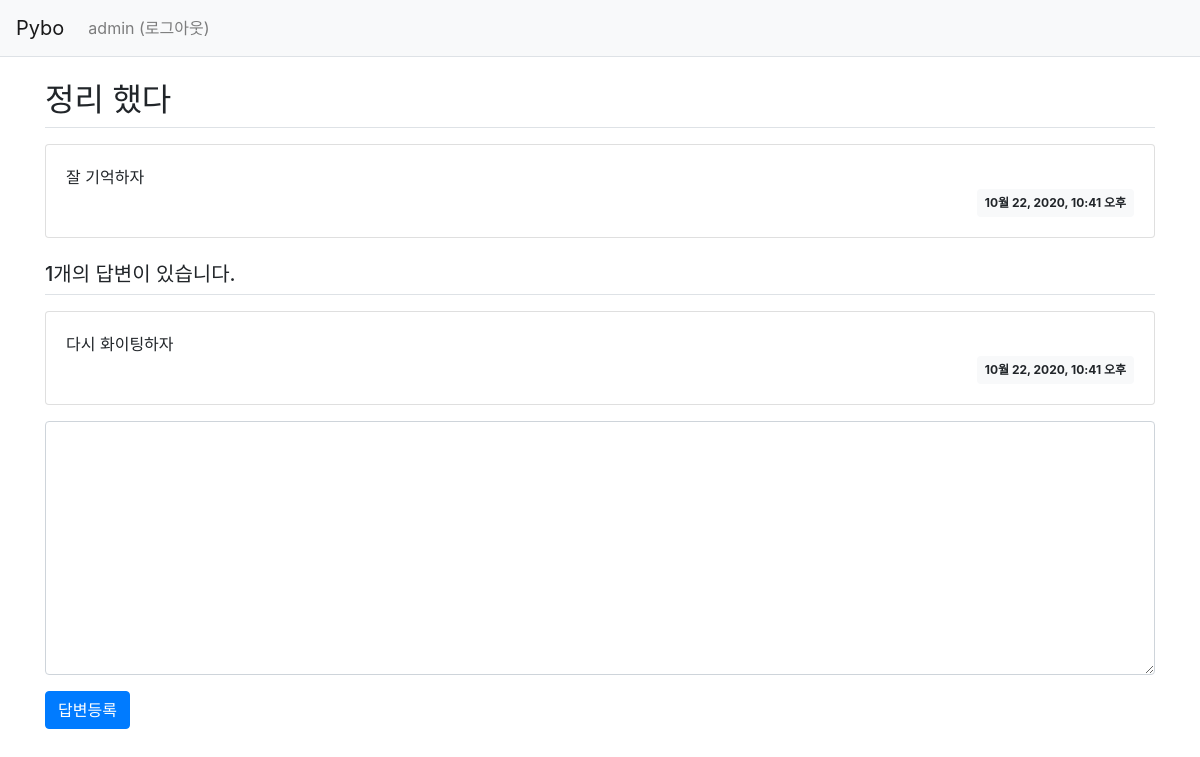
/pybo/309/ (signed in), run on the app's committed database.
### pybo/models.py (models this page shows, shortened)
class Question(models.Model):
    subject = models.CharField(max_length=200)
    content = models.TextField()
    create_date = models.DateTimeField()

class Answer(models.Model):
    question = models.ForeignKey(Question, on_delete=models.CASCADE)
    content = models.TextField()
    create_date = models.DateTimeField()

### pybo/views.py (the view)
# urls.py: path('<int:question_id>/', views.detail, name='detail'),
def detail(request, question_id):
    question = get_object_or_404(Question, pk=question_id)
    context = {'question': question}
    return render(request, 'pybo/question_detail.html', context)

### templates/pybo/question_detail.html (shortened to what this page needs)
{% extends 'base.html' %}
{% block content %}
{% load static %}
<link rel="stylesheet" type="text/css" href="{% static 'bootstrap.min.css' %}">
<div class="container my-3">
    <h2 class="border-bottom py-2">{{ question.subject }}</h2>
    <div class="card my-3">
        <div class="card-body">
            <div class="card-text" style="white-space: pre-line;">{{ question.content }}</div>
            <div class="d-flex justify-content-end">
                <div class="badge badge-light p-2">
                    {{ question.create_date }}
                </div>
            </div>
        </div>
    </div>
    <h5 class="border-bottom my-3 py-2">{{question.answer_set.count}}개의 답변이 있습니다.</h5>
    {% for answer in question.answer_set.all %}
    <div class="card my-3">
        <div class="card-body">
            <div class="card-text" style="white-space: pre-line;">{{ answer.content }}</div>
            <div class="d-flex justify-content-end">
                <div class="badge badge-light p-2">
                    {{ answer.create_date }}
                </div>
            </div>
        </div>
    </div>
    {% endfor %}
    <form action="{% url 'pybo:answer_create' question.id %}" method="post" class="my-3">
        <div class="form-group">
            <textarea name="content" id="content" class="form-control" rows="10"></textarea>
        </div>
        <input type="submit" value="답변등록" class="btn btn-primary">
    </form>
</div>
{% endblock %}

### templates/navbar.html (shortened to what this page needs)
<nav class="navbar navbar-expand-lg navbar-light bg-light border-bottom">
    <a class="navbar-brand" href="{% url 'pybo:index' %}">Pybo</a>
    <div class="collapse navbar-collapse flex-grow-0" id="navbarNav">
        <ul class="navbar-nav">
            <li class="nav-item ">
                {% if user.is_authenticated %}
                <a class="nav-link" href="{% url 'common:logout' %}">{{ user.username }} (로그아웃)</a>
                {% else %}
                <a class="nav-link" href="{% url 'common:login' %}">로그인</a>
                {% endif %}
            </li>
        </ul>
    </div>
</nav>

### data on the page
Question: subject "정리 했다", content "잘 기억하자", create_date "10월 22, 2020, 10:41 오후", answer_set.count "1"
Answer: content "다시 화이팅하자", create_date "10월 22, 2020, 10:41 오후"

### other printed values
{{ user.username }} "admin"
